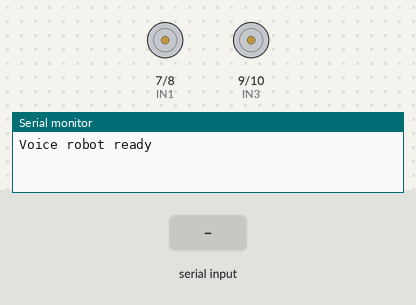
A sketch run on a simulated Arduino Uno, built with avr-gcc and run on an emulated ATmega328P. Shown: motor-driver pin pairs drawn as motors (green arrow = first pin HIGH = forward, orange = second pin HIGH = backward, longer = more drive, scaled by the enable pin), the last lines printed to the serial monitor. The inputs (shaded band) are chosen by the test bench.

Above: at 1.2 s.
1.3 s: "forward\n" received over the second serial link
At 1.8 s:
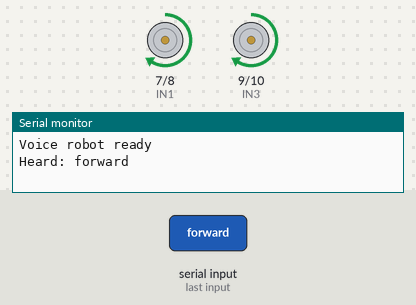
2.8 s: "back\n" received over the second serial link
At 4.0 s:
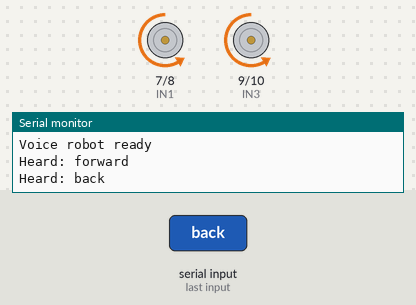
4.3 s: "left\n" received over the second serial link
At 4.53 s:
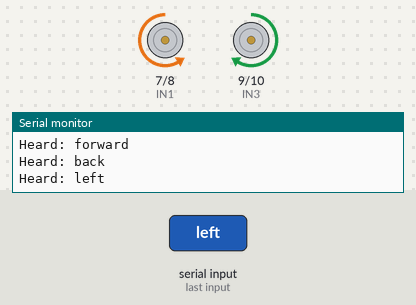
6.2 s: "right\n" received over the second serial link
At 6.43 s:
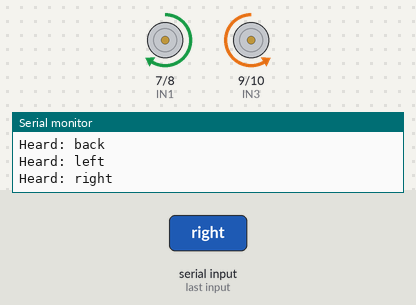
Timing chart, 0 to 9.1 s (numbered marks = the images above; inputs shaded):
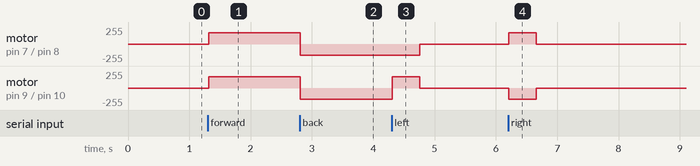

Measured:
- after the input at 1.3 s, motor on pin 7 (IN1) / pin 8 (IN2), motor on pin 9 (IN3) / pin 10 (IN4): stopped → forward 170/255 at once
- after the input at 2.8 s, motor on pin 7 (IN1) / pin 8 (IN2), motor on pin 9 (IN3) / pin 10 (IN4): forward 170/255 → backward 170/255 at once
- after the input at 4.3 s, motor on pin 7 (IN1) / pin 8 (IN2): backward 170/255 → stopped after 0.46 s; motor on pin 9 (IN3) / pin 10 (IN4): backward 170/255 → forward 170/255 at once, → stopped 0.45 s later
- after the input at 6.2 s, motor on pin 7 (IN1) / pin 8 (IN2): stopped → forward 170/255 at once, → stopped 0.45 s later; motor on pin 9 (IN3) / pin 10 (IN4): stopped → backward 170/255 at once, → stopped 0.45 s later

The sketch:

08_Voice_Controlled.ino
```cpp
/*
  ============================================================
  08 - VOICE CONTROLLED ROBOT (HC-05 + Android voice app)
  ============================================================
  Board  : Arduino UNO / Nano
  App    : "BT Voice Control for Arduino" (or "Arduino Voice
           Control"). The app turns your speech into text and
           sends it over Bluetooth, e.g. "*forward#".

  Say:
    "forward" / "go"      -> drive forward until "stop"
    "back" / "backward"   -> drive backward until "stop"
    "left"                -> turn left ~90 degrees, then stop
    "right"               -> turn right ~90 degrees, then stop
    "stop"                -> stop

  Wiring:
    HC-05 TX  -> D2,  HC-05 RX -> D3 (through 1k/2k voltage divider)
    HC-05 VCC -> 5V,  GND -> GND
    L298N: ENA D5, IN1 D7, IN2 D8, IN3 D9, IN4 D10, ENB D6
  ============================================================
*/

#include <SoftwareSerial.h>

// ---------- Motor driver (L298N) pins ----------
#define ENA 5
#define IN1 7
#define IN2 8
#define IN3 9
#define IN4 10
#define ENB 6

SoftwareSerial bt(2, 3);   // RX, TX

int carSpeed = 170;
int turnTime = 450;        // ms for about 90 degrees - adjust for your robot

String voice = "";

void setup() {
  Serial.begin(9600);
  bt.begin(9600);
  pinMode(ENA, OUTPUT); pinMode(ENB, OUTPUT);
  pinMode(IN1, OUTPUT); pinMode(IN2, OUTPUT);
  pinMode(IN3, OUTPUT); pinMode(IN4, OUTPUT);
  stopRobot();
  Serial.println("Voice robot ready");
}

void loop() {
  while (bt.available()) {
    char c = bt.read();
    if (c == '#' || c == '\n' || c == '\r') {   // end of a command
      if (voice.length() > 0) runCommand(voice);
      voice = "";
    } else if (c != '*') {                       // '*' marks the start
      voice += c;
    }
    delay(2);
  }
}

void runCommand(String cmd) {
  cmd.trim();
  cmd.toLowerCase();
  Serial.print("Heard: ");
  Serial.println(cmd);

  if (cmd.indexOf("stop") >= 0) {
    stopRobot();
  } else if (cmd.indexOf("forward") >= 0 || cmd == "go") {
    forward(carSpeed);
  } else if (cmd.indexOf("back") >= 0) {
    backward(carSpeed);
  } else if (cmd.indexOf("left") >= 0) {
    turnLeft(carSpeed);
    delay(turnTime);
    stopRobot();
  } else if (cmd.indexOf("right") >= 0) {
    turnRight(carSpeed);
    delay(turnTime);
    stopRobot();
  }
}

// ================= MOTOR FUNCTIONS =================
void setMotor(int leftSpeed, int rightSpeed) {
  if (leftSpeed >= 0) { digitalWrite(IN1, HIGH); digitalWrite(IN2, LOW); }
  else                { digitalWrite(IN1, LOW);  digitalWrite(IN2, HIGH); leftSpeed = -leftSpeed; }
  if (rightSpeed >= 0) { digitalWrite(IN3, HIGH); digitalWrite(IN4, LOW); }
  else                 { digitalWrite(IN3, LOW);  digitalWrite(IN4, HIGH); rightSpeed = -rightSpeed; }
  analogWrite(ENA, constrain(leftSpeed, 0, 255));
  analogWrite(ENB, constrain(rightSpeed, 0, 255));
}
void forward(int s)   { setMotor(s, s); }
void backward(int s)  { setMotor(-s, -s); }
void turnLeft(int s)  { setMotor(-s, s); }
void turnRight(int s) { setMotor(s, -s); }
void stopRobot()      { setMotor(0, 0); }
```
